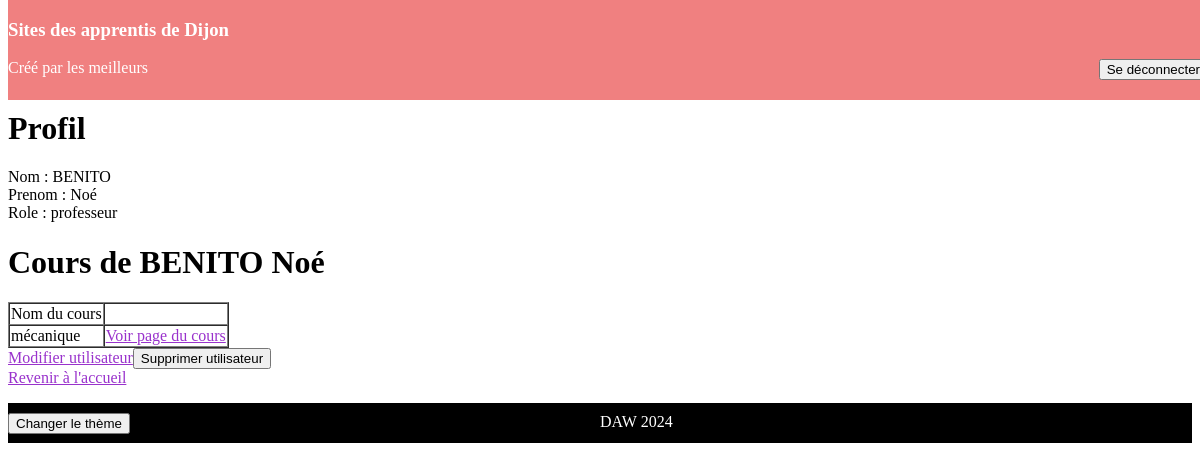
Screenshot of /view/users/profilUser.php?id=3 (signed in) with the database file from the repository.
### tables this page shows
CREATE TABLE IF NOT EXISTS `utilisateurs` (
  `id` int NOT NULL AUTO_INCREMENT,
  `login` varchar(50) NOT NULL,
  `mdp` varchar(50) NOT NULL,
  `prenom` varchar(50) NOT NULL,
  `nom` varchar(50) NOT NULL,
  `role` varchar(50) NOT NULL,
  `qcm_intro` int NOT NULL DEFAULT '0',
  PRIMARY KEY (`id`)
);

CREATE TABLE IF NOT EXISTS `cours` (
  `id_cours` int NOT NULL AUTO_INCREMENT,
  `nom` varchar(50) NOT NULL,
  `login_responsable` varchar(100) NOT NULL,
  PRIMARY KEY (`id_cours`),
  KEY `fk_responsable` (`login_responsable`)
);

### controller/ControllerUser.php (called while the page is built, shortened)
<?php
require_once(__DIR__.'/../model/ModelUser.php');
class ControllerUser {
    public static function getUser($id) {
        $model = new Model();
        $pdo = $model->getPdo();
        $select = $pdo->query('SELECT * FROM Utilisateurs WHERE id='.$id);
        while($row = $select->fetch(PDO::FETCH_ASSOC)) {
            $user = new ModelUser($row['login'], $row['mdp'], $row['id'], $row['role'], $row['nom'], $row['prenom']);
            return $user;
        }
    }
    }
?>

### model/ModelUser.php (called while the page is built, shortened)
<?php
class ModelUser{
    private $id;
    private $role;
    private $nom;
    private $prenom;
    function __construct($username = null, $password = null, $id = null, $role = null, $nom = null, $prenom = null , $qcm_intro = null)
    {
        if($id != null) {$this->id=$id;}
        if($role != null) {$this->role=$role;}
        if($nom != null) {$this->nom=$nom;}
        if($prenom != null) {$this->prenom=$prenom;}
    }
    public function getId() {return $this->id;}
    public function getRole() {return $this->role;}
    public function getNom() {return $this->nom;}
    public function getPrenom() {return $this->prenom;}
}
?>

### controller/ControllerCours.php (called while the page is built, shortened)
<?php
    require_once(__DIR__.'/../model/ModelCours.php');
    class ControllerCours {
        public static function getCoursResponsable($responsable) {
            $model = new Model();
            $pdo = $model->getPdo();
            $select = $pdo->query('SELECT * FROM cours WHERE login_responsable="'.$responsable.'"');
            $listecours = array();
            while($row = $select->fetch(PDO::FETCH_ASSOC)) {
                $cours = new ModelCours($row['login_responsable'], $row['nom'], $row['id_cours']);
                $listecours[] = $cours;
            }
            return $listecours;
        }
    }
?>

### model/ModelCours.php (called while the page is built, shortened)
<?php
    class ModelCours {
        private $nom;
        private $id;
        function __construct($responsable = null, $nom = null, $id = null) {
            if($nom !=  null) {$this->nom = $nom;}
            if($id != null) {$this->id = $id;}
        }
        public function getNom() {return $this->nom;}
        public function getId() {return $this->id;}
    }
?>

### view/users/profilUser.php (the view, shortened to what this page needs)
<html lang="fr">
<head>
    <?php require("../../view/css/stylesheet.php");?>
</head>
<body>
<?php require("../css/header.php");?>
<form action='../../config/routeur.php' method="post">
    <?php
        require_once('../../controller/ControllerUser.php');
        require_once('../../controller/ControllerCours.php');
        $user = ControllerUser::getUser($_GET['id']);
        echo "<h1>Profil</h1>";
        echo "Nom : ".$user->getNom()."<br>";
        echo "Prenom : ".$user->getPrenom()."<br>";
        echo "Role : ".$user->getRole()."<br>";
        if($user->getRole() == 'professeur') {
            echo "<h1>Cours de ".$user->getNom()." ".$user->getPrenom()."</h1>";
            $listecours = ControllerCours::getCoursResponsable($user->getUsername());
            echo "<table border=1>";
            echo "<tr><td>Nom du cours</td><td></td></tr>";
            foreach($listecours as $cours) {
                echo "<tr>";
                echo "<td>".$cours->getNom()."</td>";
                echo "<td><a href='../cours/pageCours.php?id=".$cours->getId()."'>Voir page du cours</a></td>";
                echo "</tr>";
            }
            echo "</table>";
        }
        if($_COOKIE['role'] == 'administrateur' && $user->getRole() != 'administrateur') {
            echo "<a href='modifUser.php?id=".$user->getId()."'>Modifier utilisateur</a>";
            echo "<input type='submit' value='Supprimer utilisateur'/>";
        }
        echo "<br><a href='accueil.php'>Revenir à l'accueil</a>";
    ?>
</form>
<?php require_once("../css/footer.php");?>
</body>
</html>

### css/jour.css (style rules this page uses)
a { color : darkorchid; }

### rows the page displays
utilisateurs: nom "BENITO", prenom "Noé", role "professeur"
cours: nom "mécanique"
